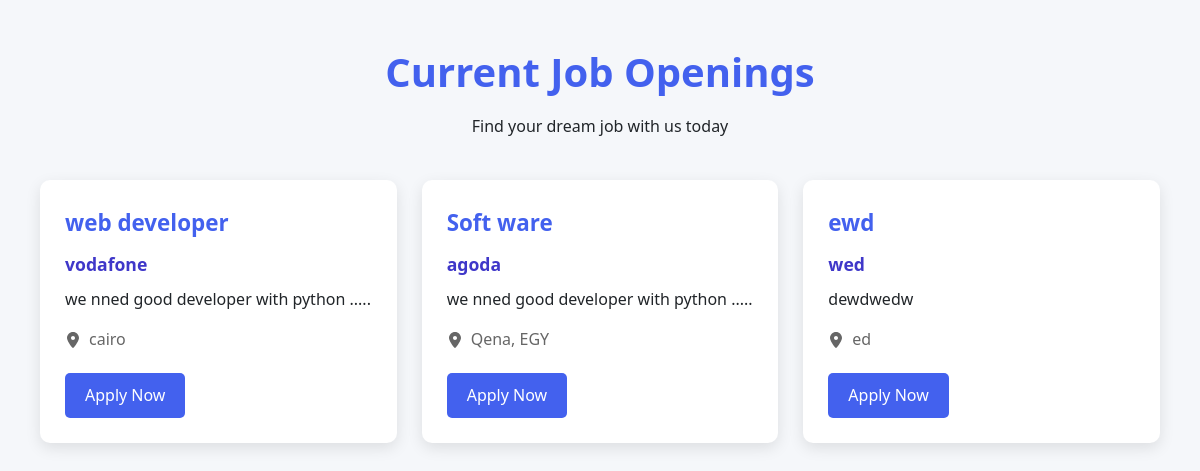
The page /home on the database its author committed.
### app.py (models this page shows)
class Job(db.Model):
    id = db.Column(db.Integer, primary_key=True)
    job_title = db.Column(db.String(300), nullable=False)
    name = db.Column(db.String(100), nullable=False)
    description = db.Column(db.String(300), nullable=False)
    employees_count = db.Column(db.Integer, nullable=True)
    location = db.Column(db.String(300), nullable=False)

### app.py (the view)
@app.route('/home')
def index():
    jobs = Job.query.all()
    return render_template('index.html', jobs=jobs)

### templates/index.html (shortened to what this page needs)
<!DOCTYPE html>
<html lang="en">
<head>
</head>
<body>
    <div class="container">
        <header>
            <h1>Current Job Openings</h1>
            <p>Find your dream job with us today</p>
        </header>
        <div class="job-list">
             {% for job in jobs %}
            <div class="job-card">
                <h2 class="job-title">{{job.job_title}}</h2>
                <p class="job-company">{{job.name}}</p>
                <p>{{job.description}}</p>
                <div class="job-location">
                    <svg xmlns="http://www.w3.org/2000/svg" viewBox="0 0 384 512">
                        <path d="M215.7 499.2C267 435 384 279.4 384 192C384 86 298 0 192 0S0 86 0 192c0 87.4 117 243 168.3 307.2c12.3 15.3 35.1 15.3 47.4 0zM192 256c-35.3 0-64-28.7-64-64s28.7-64 64-64s64 28.7 64 64s-28.7 64-64 64z"/>
                    </svg>
                    <span>{{job.location}}</span>
                </div>
                <a href="#" class="apply-btn">Apply Now</a>
            </div>
            {% endfor  %}
        </div>
    </div>
</body>
</html>

### templates/index.html (style rules this page uses)
:root { --primary-color: #4361ee; --secondary-color: #3f37c9; --light-color: #f8f9fa; --dark-color: #212529; --success-color: #4cc9f0; }
* { margin: 0; padding: 0; box-sizing: border-box; font-family: 'Segoe UI', Tahoma, Geneva, Verdana, sans-serif; }
body { background-color: #f5f7fa; color: var(--dark-color); line-height: 1.6; padding: 20px; }
.container { max-width: 1200px; margin: 0 auto; padding: 20px; }
header { text-align: center; margin-bottom: 40px; }
h1 { color: var(--primary-color); margin-bottom: 10px; font-size: 2.5rem; }
.job-list { display: grid; grid-template-columns: repeat(auto-fill, minmax(350px, 1fr)); gap: 25px; }
.job-card { background: white; border-radius: 10px; box-shadow: 0 5px 15px rgba(0, 0, 0, 0.1); padding: 25px; transition: transform 0.3s ease, box-shadow 0.3s ease; }
.job-title { color: var(--primary-color); font-size: 1.4rem; margin-bottom: 10px; }
.job-company { font-weight: bold; font-size: 1.1rem; margin-bottom: 8px; color: var(--secondary-color); }
.job-location { display: flex; align-items: center; color: #666; margin-top: 15px; }
.job-location svg { margin-right: 8px; width: 16px; height: 16px; fill: currentColor; }
.apply-btn { display: inline-block; background-color: var(--primary-color); color: white; padding: 10px 20px; border-radius: 5px; text-decoration: none; margin-top: 20px; font-weight: 500; transition: background-color 0.3s; }

### rows shown on the page
Job: job_title "web developer", name "vodafone", description "we nned good developer with python .....", location "cairo"
Job: job_title "Soft ware", name "agoda", description "we nned good developer with python .....", location "Qena, EGY"
Job: job_title "ewd", name "wed", description "dewdwedw", location "ed"
